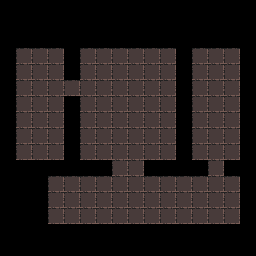

A level layout from a 2D game, rendered from its tile map. Below: a short description, then the map file with its tile-grid data intact:
An orthogonal 16x16 tile map with 16x16 px tiles, 1 tile layer (Слой тайлов 1) and 7 objects (7x platform).

<map version="1.2" tiledversion="1.2.3" orientation="orthogonal" renderorder="right-down" width="16" height="16" tilewidth="16" tileheight="16" infinite="0" nextlayerid="4" nextobjectid="17">
 <tileset firstgid="1" name="0x72_DungeonTilesetII_v1.4" tilewidth="16" tileheight="16" tilecount="1024" columns="32">
  <image source="../textures/0x72_DungeonTilesetII_v1.4.png" width="512" height="512" />
  <tile id="129" type="platform" />
 </tileset>
 <layer id="1" name="Слой тайлов 1" width="16" height="16">
  <data encoding="csv">
0,0,0,0,0,0,0,0,0,0,0,0,0,0,0,0,
0,0,0,0,0,0,0,0,0,0,0,0,0,0,0,0,
0,0,0,0,0,0,0,0,0,0,0,0,0,0,0,0,
0,130,130,130,0,130,130,130,130,130,130,0,130,130,130,0,
0,130,130,130,0,130,130,130,130,130,130,0,130,130,130,0,
0,130,130,130,130,130,130,130,130,130,130,0,130,130,130,0,
0,130,130,130,0,130,130,130,130,130,130,0,130,130,130,0,
0,130,130,130,0,130,130,130,130,130,130,0,130,130,130,0,
0,130,130,130,0,130,130,130,130,130,130,0,130,130,130,0,
0,130,130,130,0,130,130,130,130,130,130,0,130,130,130,0,
0,0,0,0,0,0,0,130,130,0,0,0,0,130,0,0,
0,0,0,130,130,130,130,130,130,130,130,130,130,130,130,0,
0,0,0,130,130,130,130,130,130,130,130,130,130,130,130,0,
0,0,0,130,130,130,130,130,130,130,130,130,130,130,130,0,
0,0,0,0,0,0,0,0,0,0,0,0,0,0,0,0,
0,0,0,0,0,0,0,0,0,0,0,0,0,0,0,0
</data>
 </layer>
 <objectgroup color="#555500" id="3" name="Слой объектов 1">
  <object id="5" type="platform" x="78.4482" y="48.4952" width="96" height="112" />
  <object id="7" type="platform" x="16" y="48" width="48" height="112" />
  <object id="8" type="platform" x="48.4952" y="175.439" width="192" height="48" />
  <object id="9" type="platform" x="192.555" y="47.0689" width="48" height="112" />
  <object id="12" type="platform" x="63.5209" y="77.6366" width="16" height="16" />
  <object id="13" type="platform" x="111.918" y="160.315" width="32" height="16" />
  <object id="15" type="platform" x="208.711" y="159.306" width="16" height="16" />
 </objectgroup>
</map>
